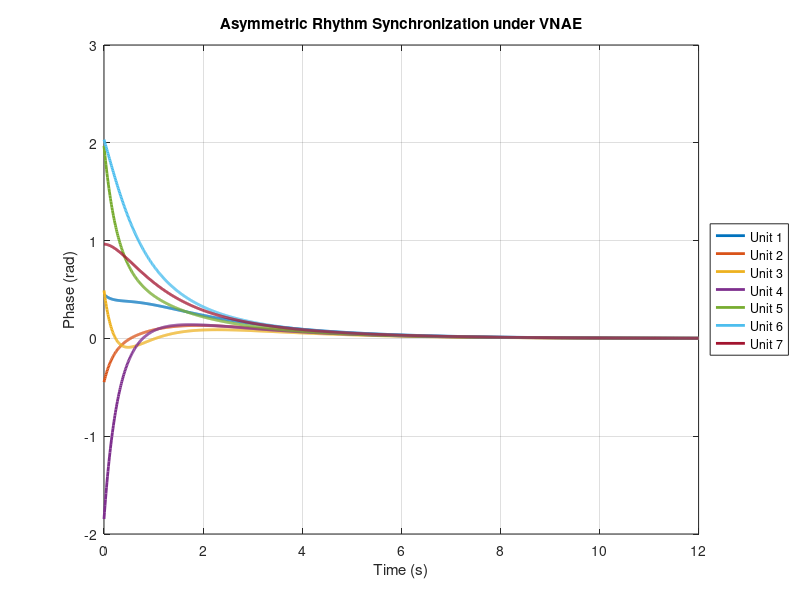

MATLAB code for this plot:
% --------------------------------------------------
% VNAE Asymmetric Synchronization of Biological Rhythms
% Abstract Phase Model 
% --------------------------------------------------
clear; clc;

% Number of oscillatory units (e.g., neurons or pacemaker cells)
N = 7;

% Asymmetric dissipation parameters (theta_i)
% This defines the "Geometric Curvature" of each biological oscillator
theta = [0.2, 0.5, 0.9, 0.4, 0.7, 0.3, 0.6];

% Initial phases (abstract rhythms) between -pi and pi
rng(10); % Seed for reproducibility
phi0 = (rand(N, 1) * 2 * pi) - pi;

% Time grid
dt = 0.01;
T_max = 12;
time_seq = 0:dt:T_max;
n_steps = length(time_seq);

% Ring coupling Laplacian (Connectivity Matrix)
L = zeros(N, N);
for i = 1:N
    L(i, i) = 2;
    % Next neighbor (ring topology)
    next_node = mod(i, N) + 1;
    % Previous neighbor
    prev_node = mod(i - 2 + N, N) + 1;
    
    L(i, next_node) = -1;
    L(i, prev_node) = -1;
end

% Storage Matrix (N units x n_steps)
Phi = zeros(N, n_steps);
Phi(:, 1) = phi0;

% Dynamics Simulation (VNAE Phase Flow)
for t = 2:n_steps
    phi_prev = Phi(:, t-1);
    
    % Differential equation: dphi = -L*phi - theta*phi
    % The '.*' ensures each unit's theta is applied to its own phase
    dphi = -L * phi_prev - (theta' .* phi_prev);
    
    % Euler integration step
    Phi(:, t) = phi_prev + dt * dphi;
end

% Visualization
figure('Color', 'w');
plot(time_seq, Phi, 'LineWidth', 2);
title('Asymmetric Rhythm Synchronization under VNAE');
xlabel('Time (s)');
ylabel('Phase (rad)');
grid on;
legend('Unit 1','Unit 2','Unit 3','Unit 4','Unit 5','Unit 6','Unit 7', ...
       'Location', 'eastoutside');
